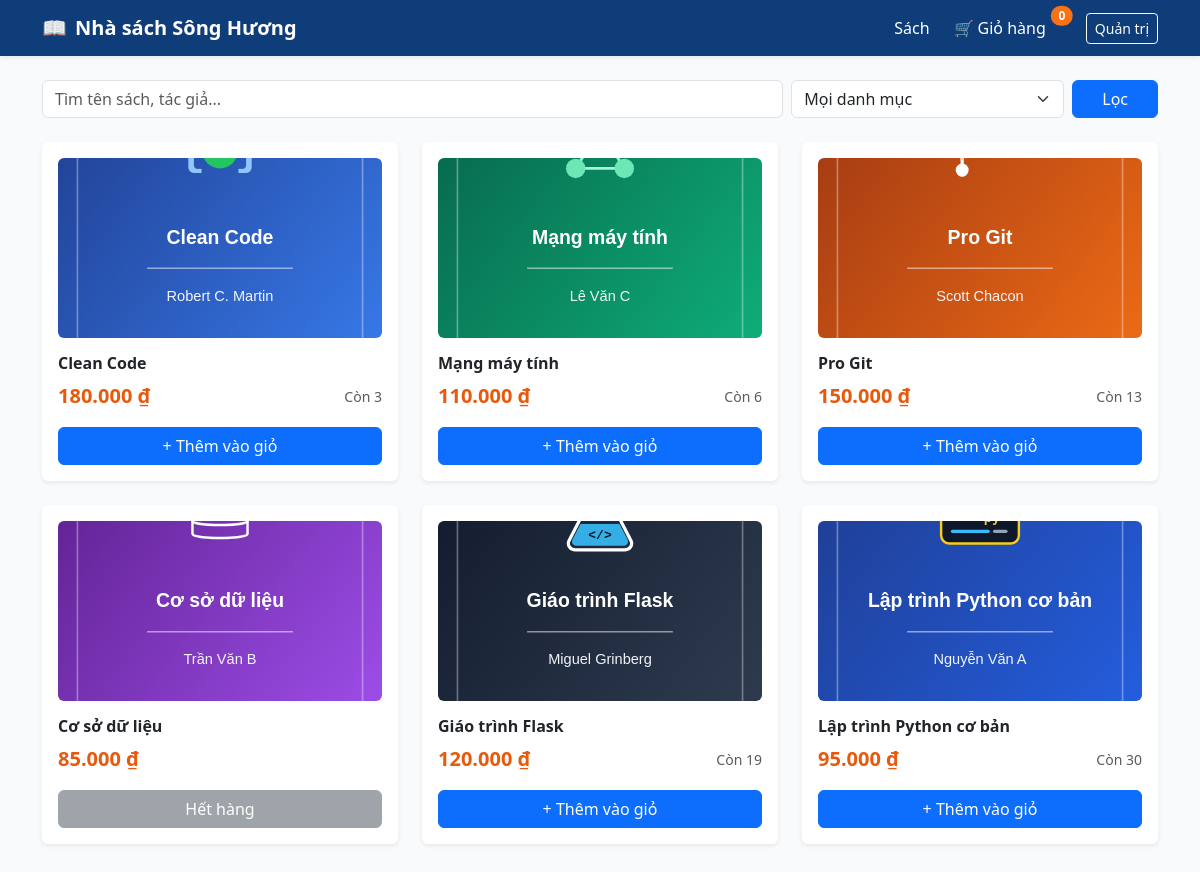
Before: /books with the older database file.
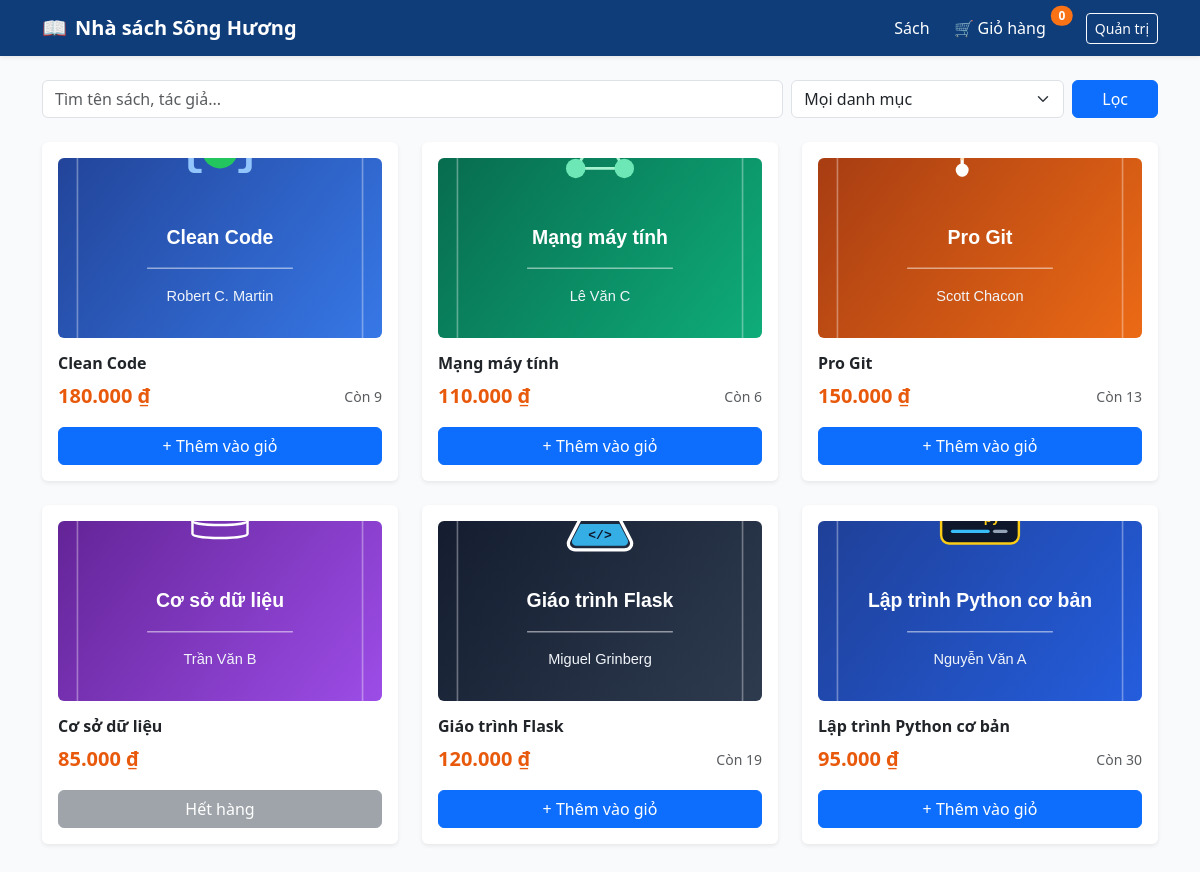
After: the same page with the newer database file.
### NhaSachSongHuong/models.py (models this page shows)
class Book(db.Model):
    __tablename__ = 'books'
    id = db.Column(db.Integer, primary_key=True)
    title = db.Column(db.String(200), unique=True, nullable=False)
    author = db.Column(db.String(150), nullable=False)
    publisher = db.Column(db.String(150), default='NXB Đại học Huế')
    publish_year = db.Column(db.Integer, nullable=True)
    price = db.Column(db.Integer, nullable=False)
    stock = db.Column(db.Integer, nullable=False, default=0)
    description = db.Column(db.Text, nullable=True)
    cover_image = db.Column(db.String(255), nullable=True)
    category_id = db.Column(db.Integer, db.ForeignKey('categories.id'), nullable=False)
    created_at = db.Column(db.DateTime, default=datetime.now)
    order_items = db.relationship('OrderItem', backref='book', lazy=True)

### NhaSachSongHuong/app.py (the view)
@app.route('/books')
def book_list():
    q = request.args.get('q', '').strip()
    category_id = request.args.get('category_id', type=int)
    query = Book.query
    if q:
        keyword = f"%{q}%"
        query = query.filter(or_(Book.title.ilike(keyword), Book.author.ilike(keyword)))
    if category_id:
        query = query.filter(Book.category_id == category_id)
    books = query.order_by(Book.id.asc()).all()
    categories = Category.query.order_by(Category.name.asc()).all()
    return render_template(
        'shop/books.html',
        books=books,
        categories=categories,
        q=q,
        selected_category=category_id
    )

### NhaSachSongHuong/app.py (called while the page is built)
@app.template_filter('vnd')
def format_vnd(value):
    if value is None:
        return '0 ₫'
    return f"{int(value):,}".replace(',', '.') + ' ₫'

def get_cart():
    cart = session.get('cart', {})
    if not isinstance(cart, dict):
        cart = {}
    return cart

@app.context_processor
def inject_global_badges():
    cart = get_cart()
    cart_total_qty = sum(int(q) for q in cart.values()) if cart else 0
    pending_orders_badge = (
        db.session.query(func.count(Order.id))
        .filter(Order.status == 'Chờ xác nhận')
        .scalar() or 0
    )
    return dict(
        cart_total_qty=cart_total_qty,
        pending_orders_badge=pending_orders_badge
    )

### NhaSachSongHuong/templates/shop/books.html (shortened to what this page needs)
{% extends "base.html" %}
{% block content %}
<form method="get" action="{{ url_for('book_list') }}" class="row g-2 mb-4">
  <div class="col-md-8">
    <input type="text" name="q" value="{{ q }}" class="form-control"
           placeholder="Tìm tên sách, tác giả...">
  </div>
  <div class="col-md-3">
    <select name="category_id" class="form-select">
      <option value="">Mọi danh mục</option>
    </select>
  </div>
  <div class="col-md-1 d-grid">
    <button type="submit" class="btn btn-primary">Lọc</button>
  </div>
</form>
<div class="row g-4">
  {% for book in books %}
  <div class="col-md-4">
    <div class="card h-100 shadow-sm border-0">
      <div class="card-body d-flex flex-column">
        <a href="{{ url_for('book_detail', book_id=book.id) }}" class="text-decoration-none mb-3">
          {% if book.cover_image %}
            <img src="{{ url_for('static', filename='uploads/' + book.cover_image) }}"
                 alt="{{ book.title }}" class="w-100 rounded" style="height: 180px; object-fit: cover;">
          {% else %}
            <div class="cover-placeholder w-100" style="height: 180px;">
              <i class="bi bi-journal-bookmark fs-1"></i>
            </div>
          {% endif %}
        </a>
        <h6 class="card-title mb-2">
          <a href="{{ url_for('book_detail', book_id=book.id) }}" class="text-dark text-decoration-none fw-bold">
            {{ book.title }}
          </a>
        </h6>
        <div class="d-flex justify-content-between align-items-center mb-3 mt-auto">
          <span class="text-price fs-5">{{ book.price|vnd }}</span>
          {% if book.stock > 0 %}
            <small class="text-muted">Còn {{ book.stock }}</small>
          {% endif %}
        </div>
        {% if book.stock > 0 %}
          <form method="post" action="{{ url_for('add_to_cart', book_id=book.id) }}" class="d-grid">
            <button type="submit" class="btn btn-primary">+ Thêm vào giỏ</button>
          </form>
        {% else %}
          <button type="button" class="btn btn-secondary" disabled>Hết hàng</button>
        {% endif %}
      </div>
    </div>
  </div>
  {% else %}
    <div class="col-12 text-center text-muted py-5">Không tìm thấy sách phù hợp.</div>
  {% endfor %}
</div>
{% endblock %}

### NhaSachSongHuong/templates/base.html (shortened to what this page needs)
<!doctype html>
<html lang="vi">
<head>
  <link href="https://cdn.jsdelivr.net/npm/bootstrap@5.3.3/dist/css/bootstrap.min.css" rel="stylesheet">
  <link href="https://cdn.jsdelivr.net/npm/bootstrap-icons@1.11.3/font/bootstrap-icons.css" rel="stylesheet">
</head>
<body>
  <nav class="navbar navbar-expand-lg navbar-dark navbar-huong mb-4 shadow-sm">
    <div class="container">
      <a class="navbar-brand fw-bold" href="{{ url_for('book_list') }}">
        <span class="me-2">📖</span>Nhà sách Sông Hương
      </a>
      <div class="d-flex align-items-center gap-4">
        <a class="nav-link text-white" href="{{ url_for('book_list') }}">Sách</a>
        <a class="nav-link text-white position-relative pe-3" href="{{ url_for('view_cart') }}">
          <span class="me-1">🛒</span>Giỏ hàng
          <span class="position-absolute top-0 start-100 translate-middle badge rounded-pill"
                style="background-color: #f97316;">
            {{ cart_total_qty }}
          </span>
        </a>
        <a class="btn btn-sm btn-outline-light" href="{{ url_for('admin_dashboard') }}">Quản trị</a>
      </div>
    </div>
  </nav>
  <main class="container pb-5">
    {% block content %}{% endblock %}
  </main>
</body>
</html>

### NhaSachSongHuong/templates/base.html (style rules this page uses)
body { background-color: #f8fafc; }
.navbar-huong { background-color: #0f3d7a; }
.text-price { color: #e8590c; font-weight: 700; }

Changed rows visible on the page:
changed Book "Clean Code": stock "3" → "9"
